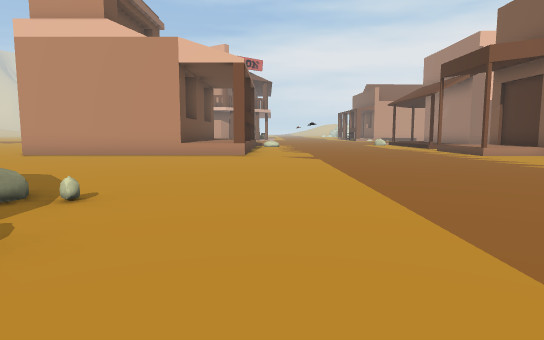
View 1 (above)

24 first-person views from a walk through a 3-D level made in the Unity game engine. The camera is 1.4 m above the floor, tilts 6° down and sees 75° across. The floor is counted in squares, 2 m on a side. Each view is taken from the middle of a square. On the plan, view 1 faces up. The plan holds only what a view shows up to about 11 squares ahead; the rest is blank. The place goes on beyond the plan. Some animated figures are not drawn.

View 2
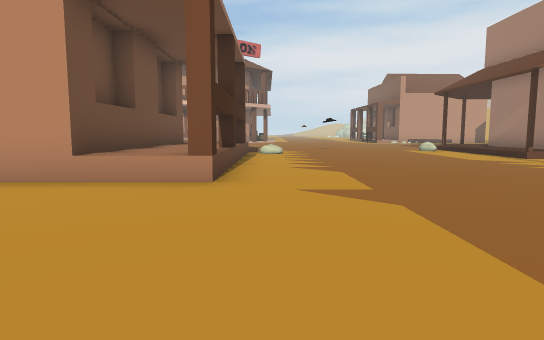

View 3
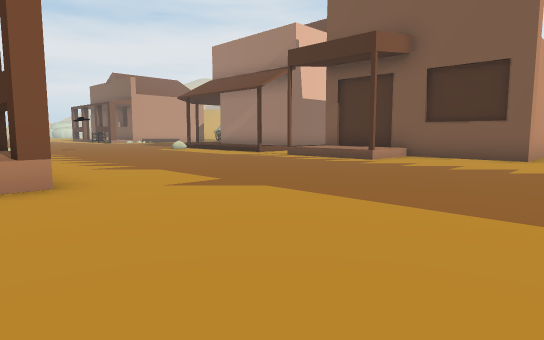

View 4
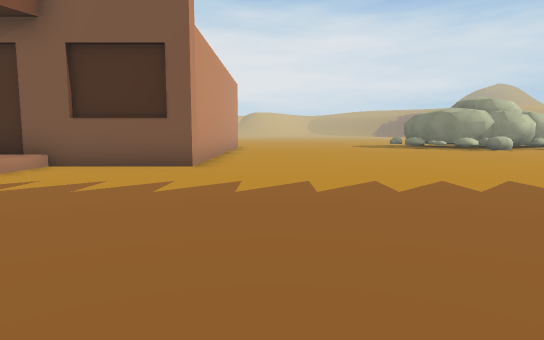

View 5
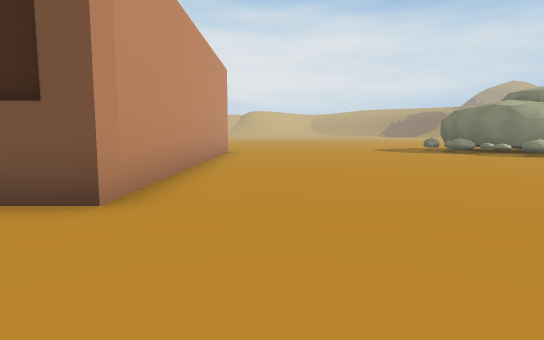

View 6
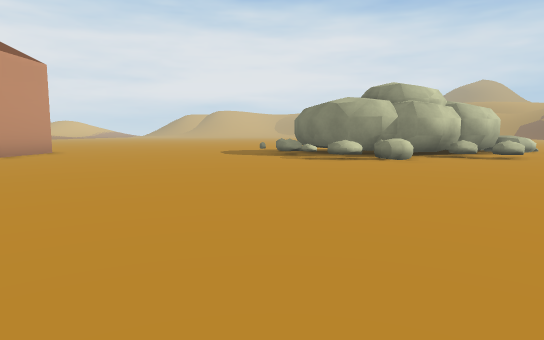

View 7
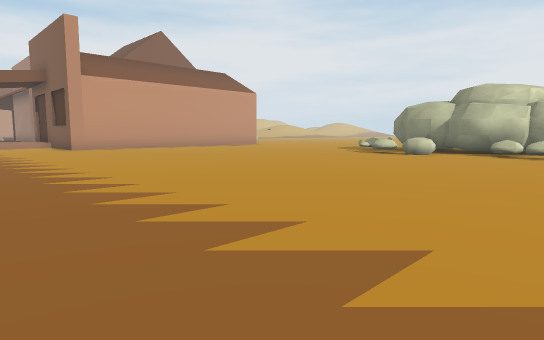

View 8
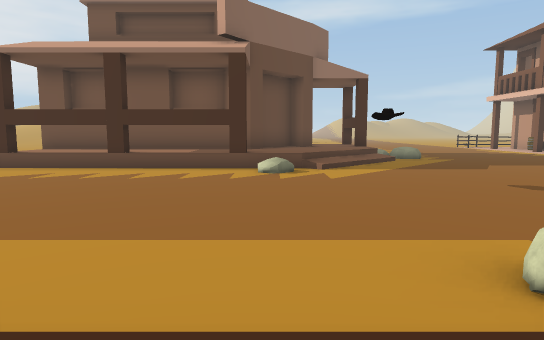

View 9
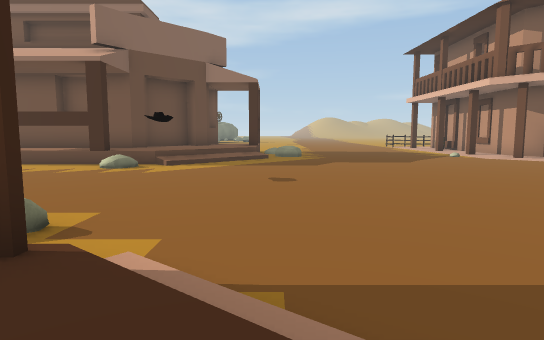

View 10
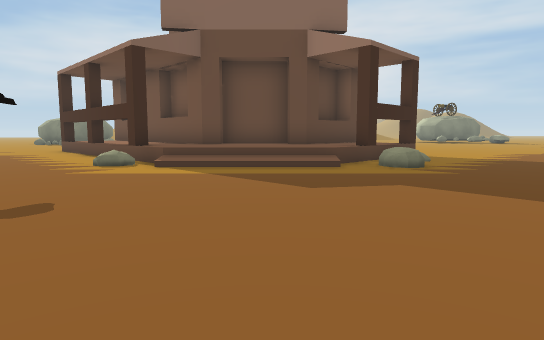

View 11
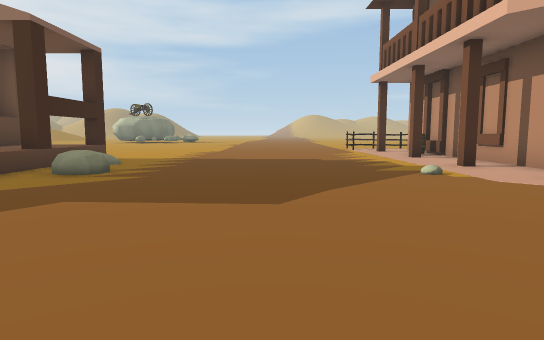

View 12
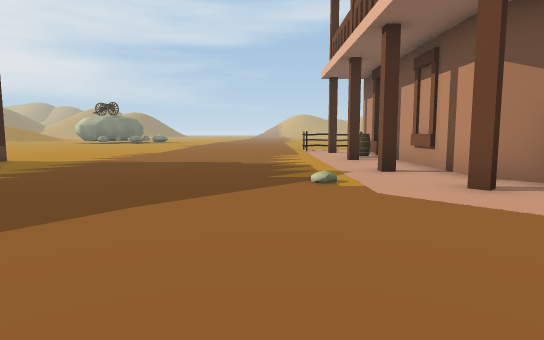

View 13
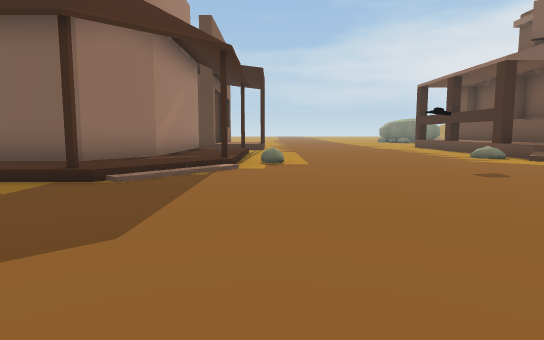

View 14
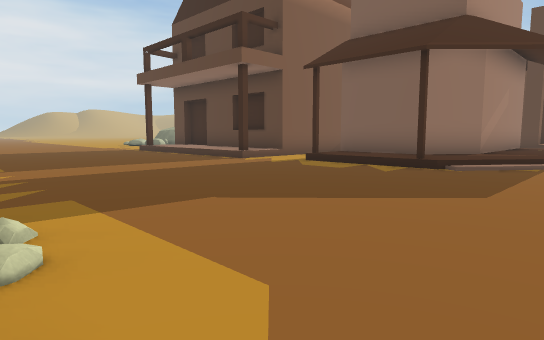

View 15
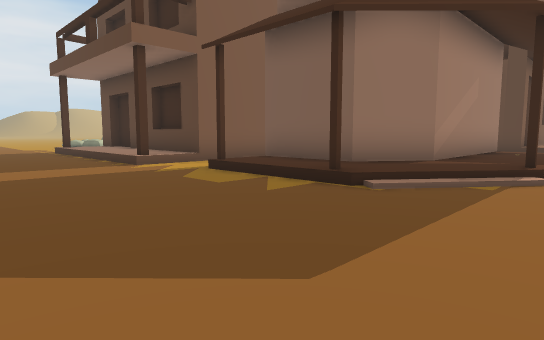

View 16
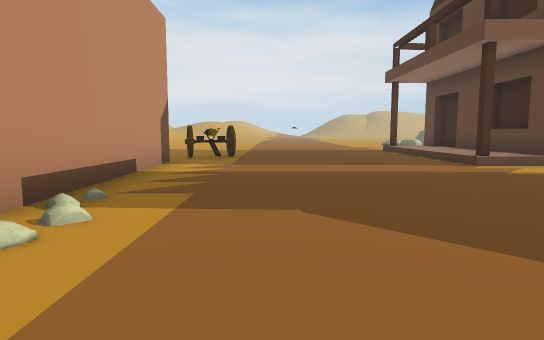

View 17
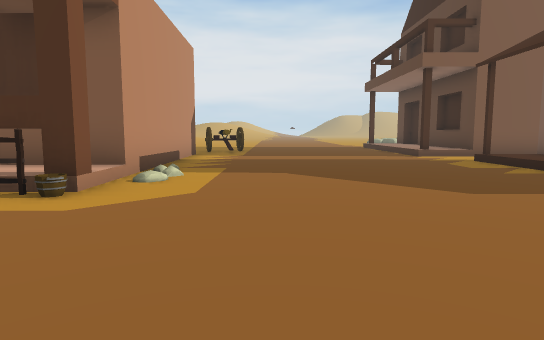

View 18
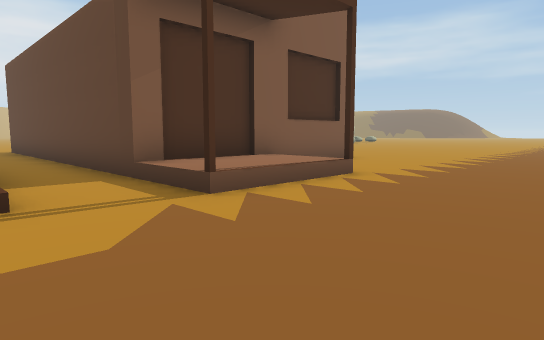

View 19
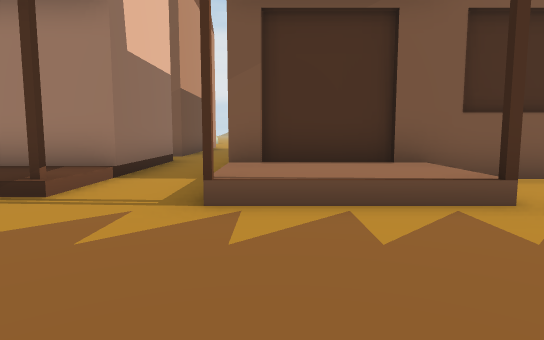

View 20
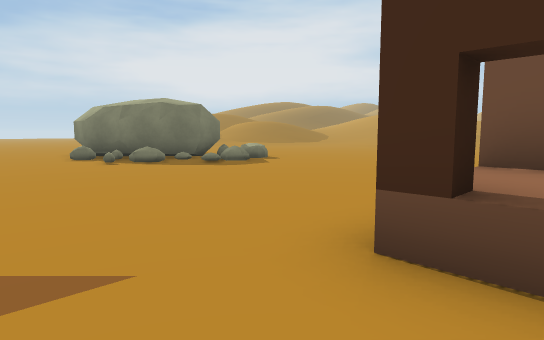

View 21
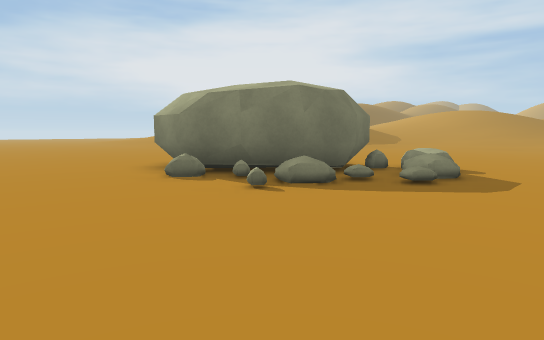

View 22
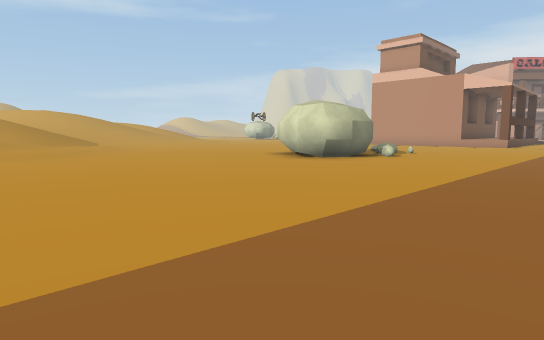

View 23
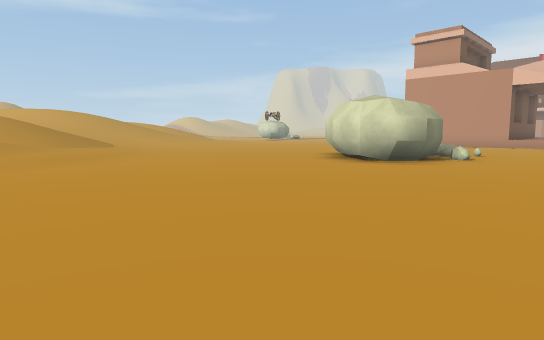

View 24
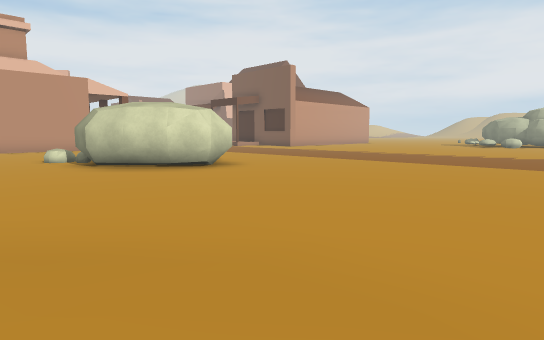

### Floor plan
Key: @ floor where view 1 was taken; # wall or solid block; . main floor; : floor 0.25 m higher than the main floor; + floor 0.5 m higher than the main floor; * floor 0.75 m higher than the main floor; / step, stairs or slope; = window, fence, low wall or low ledge; ^ raised ledge; R rock; B barrel; H house; G gun; F fence; O other object.
Columns run from 10 left of view 1 to 17 right of it. Each row starts with its distance up from view 1.
 31 #B####...       .F ###### ..
 30 ..#..#....     ...##......GG
 29 ...........   ............G.
 28 ............................
 27 ............................
 26 ............................
 25 ............................
 24 ............................
 23 ......R.........../#//#.
 22 .... .R/.........//:::/.#H##
 21 ..#=^#*//........#:#### #
 20   =*****//......R/:#    #
 19    #=#***/......./:#
 18      ##**//....../:#
 17       ##*#......./:#
 16        #*=.......#:####.#
 15        #*=...............
 14        #*#......#..........
 13        #*=.......++########
 12        #*=.......++#
 11   ######=#......#++#
 10   .................#
  9    ................#
  8    ................#########
  7   ..........................
  6  ...........................
  5 .....R+.....................
  4 ....R  R....................
  3   ..R##.....................
  2   ..####R....  .............
  1   ...###.....  .............
  0   ...###..@..  .............
 -1   ...........  ...........O
 -2   ...........  ..........RR#
 -3  ............  ..........RO#
 -4 /..........................#
 -5 :/........................R#
 -6 ::/.......................R#
 -7 /::.......................R.
 -8  ///.. ............

Where each view was taken, in squares from view 1:
view 1: 0 up, 0 right, facing up
view 2: 6 up, 0 right, facing up
view 3: 6 up, 2 left, facing up-right
view 4: 6 up, 1 right, facing right
view 5: 6 up, 5 right, facing right
view 6: 0 up, 6 right, facing right
view 7: 8 down, 4 right, facing up-right
view 8: 18 up, 8 right, facing left
view 9: 22 up, 9 right, facing left
view 10: 26 up, 3 right, facing down-left
view 11: 26 up, 2 right, facing left
view 12: 28 up, 1 right, facing left
view 13: 28 up, 6 right, facing down
view 14: 30 up, 6 right, facing down-right
view 15: 27 up, 6 right, facing down-right
view 16: 28 up, 6 right, facing right
view 17: 28 up, 3 right, facing right
view 18: 16 up, 3 right, facing down-right
view 19: 13 up, 3 right, facing right
view 20: 12 up, 1 right, facing down-left
view 21: 7 up, 1 right, facing down-left
view 22: 8 down, 3 right, facing up-left
view 23: 8 down, 1 right, facing up-left
view 24: 8 down, 9 left, facing up-right
